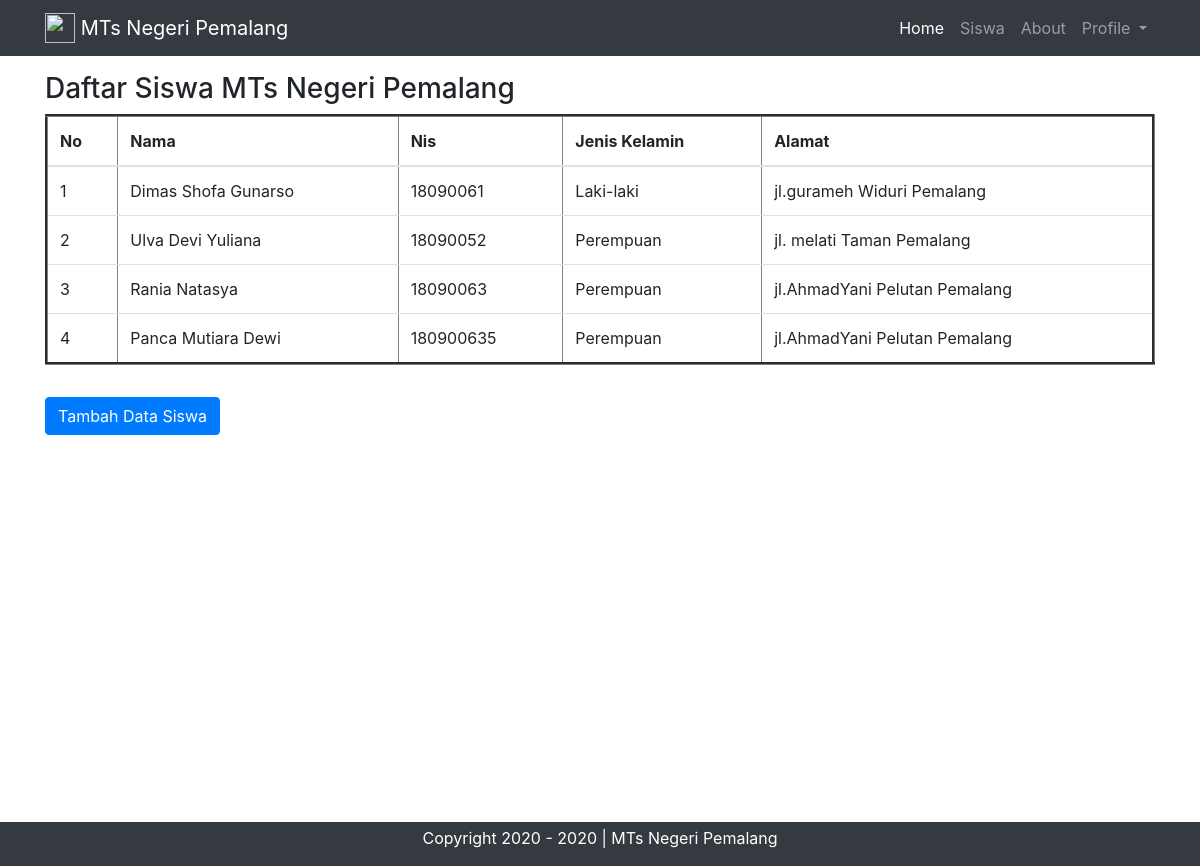
/index.php/siswa, run on the app's committed database.
### tables this page shows
CREATE TABLE `tsiswa` (
  `id` int(11) NOT NULL,
  `nama` varchar(100) NOT NULL,
  `nis` varchar(100) NOT NULL,
  `jeniskelamin` varchar(100) NOT NULL,
  `alamat` varchar(100) NOT NULL
);

### application/controllers/Siswa.php (called while the page is built, shortened)
<?php
class Siswa extends CI_Controller
{
    public function __construct()
    {
        $this->load->model('Siswa_model');
        $this->load->library('form_validation');
    }
    public function index()
    {
        $data['judul'] = 'Daftar Siswa';
        $data['SISWA'] = $this->Siswa_model->getAllSiswa();
        $this->load->view('templates/header', $data);
        $this->load->view('siswa/index');
        $this->load->view('templates/footer');
    }
}

### index.php (called while the page is built, shortened)
<?php
require_once BASEPATH.'core/CodeIgniter.php';

### application/models/Siswa_model.php (called while the page is built, shortened)
<?php
class Siswa_model extends CI_model {
    public function getAllSiswa(){
        $query = $this->db->get('tsiswa');
        return $query->result_array();
    }
}

### application/views/siswa/index.php (the view, shortened to what this page needs)
<section>
    <div class="container">
        <div class="row mt-3">
            <div class="col md-6">
                <h3>Daftar Siswa MTs Negeri Pemalang</h3>
                <ul class="list-group">
                    <center>
                        <table class="table" border="3">
                            <thead>
                                <tr>
                                    <th>No</th>
                                    <th scope="col">Nama</th>
                                    <th scope="col">Nis</th>
                                    <th scope="col">Jenis Kelamin</th>
                                    <th scope="col">Alamat</th>
                                </tr>
                            </thead>
                            <tbody>
                                <?php
                                $no = 1;
                                foreach ($SISWA as $dimas) : ?>
                                    <tr>
                                        <td><?= $no++ ?></td>
                                        <td><?= $dimas['nama']; ?></td>
                                        <td><?= $dimas['nis']; ?></td>
                                        <td><?= $dimas['jeniskelamin']; ?></td>
                                        <td><?= $dimas['alamat']; ?></td>
                                    </tr>
                                <?php endforeach ?>
                            </tbody>
                        </table>
                    </center>
                </ul>
            </div>
        </div>
        <div class="row mt-3">
            <div class="col-md-6">
                <a href="<?= base_url(); ?>siswa/tambah" class="btn btn-primary">Tambah Data Siswa</a>
            </div>
        </div>
    </div>
</section>

### application/views/templates/header.php (shortened to what this page needs)
<!doctype html>
<html lang="en">
<head>
    <link rel="stylesheet" href="https://cdn.jsdelivr.net/npm/bootstrap@4.5.3/dist/css/bootstrap.min.css">
</head>
<body>
    <nav class="navbar navbar-expand-lg navbar-dark bg-dark">
        <div class="container">
            <a class="navbar-brand" href="#">
                <img src="https://ppdb.mtsn1tegal.sch.id/_assets/images/logo.png" width="30" height="30" class="d-inline-block align-top" alt="" loading="lazy">
                MTs Negeri Pemalang
            </a>
            <div class="collapse navbar-collapse" id="navbarNav">
                <ul class="navbar-nav ml-auto">
                    <li class="nav-item active">
                        <a class="nav-link" href="<?= base_url(); ?>">Home <span class="sr-only">(current)</span></a>
                    </li>
                    <li class="nav-item">
                        <a class="nav-link" href="<?= base_url(); ?>siswa">Siswa</a>
                    </li>
                    <li class="nav-item">
                        <a class="nav-link" href="<?= base_url(); ?>about">About</a>
                    </li>
                    <li class="nav-item dropdown">
                        <a class="nav-link dropdown-toggle" href="#" id="navbarDropdownMenuLink" role="button" data-toggle="dropdown" aria-haspopup="true" aria-expanded="false">
                            Profile
                        </a>
                    </li>
                </ul>
            </div>
        </div>
    </nav>

### application/views/templates/footer.php (shortened to what this page needs)
</body>
<footer class="bg-dark text-white">
    <div class="container">
        <div class="row pt-1">
            <div class="col text-center">
                <p>Copyright 2020 - <?= date('Y') ?> | MTs Negeri Pemalang</p>
            </div>
        </div>
    </div>
</footer>
</html>

### application/views/siswa/index.php (style rules this page uses)
section { min-height: 750px; }

### data on the page
tsiswa: nama "Dimas Shofa Gunarso", nis "18090061", jeniskelamin "Laki-laki", alamat "jl.gurameh Widuri Pemalang"
tsiswa: nama "Ulva Devi Yuliana", nis "18090052", jeniskelamin "Perempuan", alamat "jl. melati Taman Pemalang"
tsiswa: nama "Rania Natasya", nis "18090063", jeniskelamin "Perempuan", alamat "jl.AhmadYani Pelutan Pemalang"
tsiswa: nama "Panca Mutiara Dewi", nis "180900635", jeniskelamin "Perempuan", alamat "jl.AhmadYani Pelutan Pemalang"
